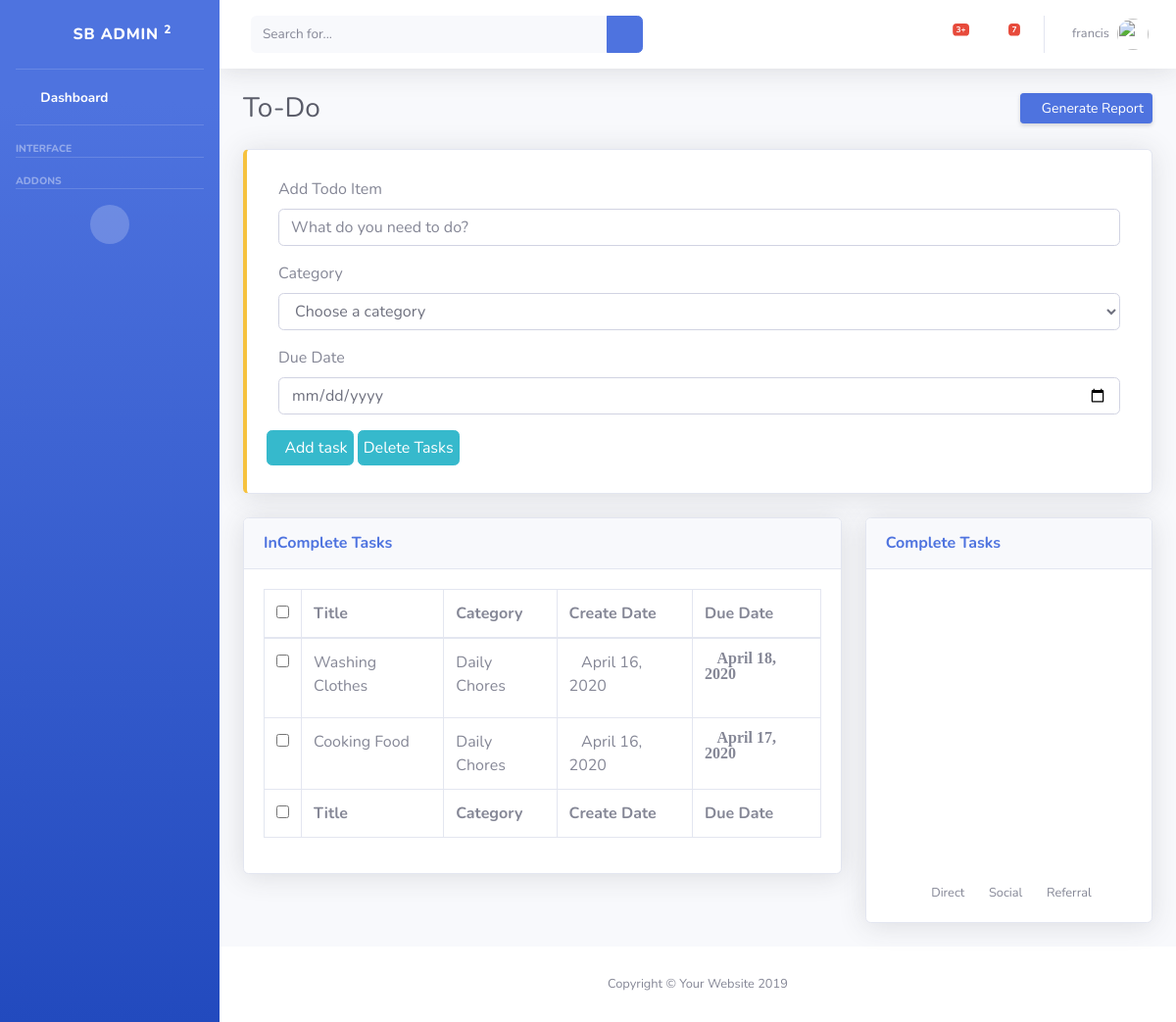
Before: /todo/ (signed in) with the older database file.
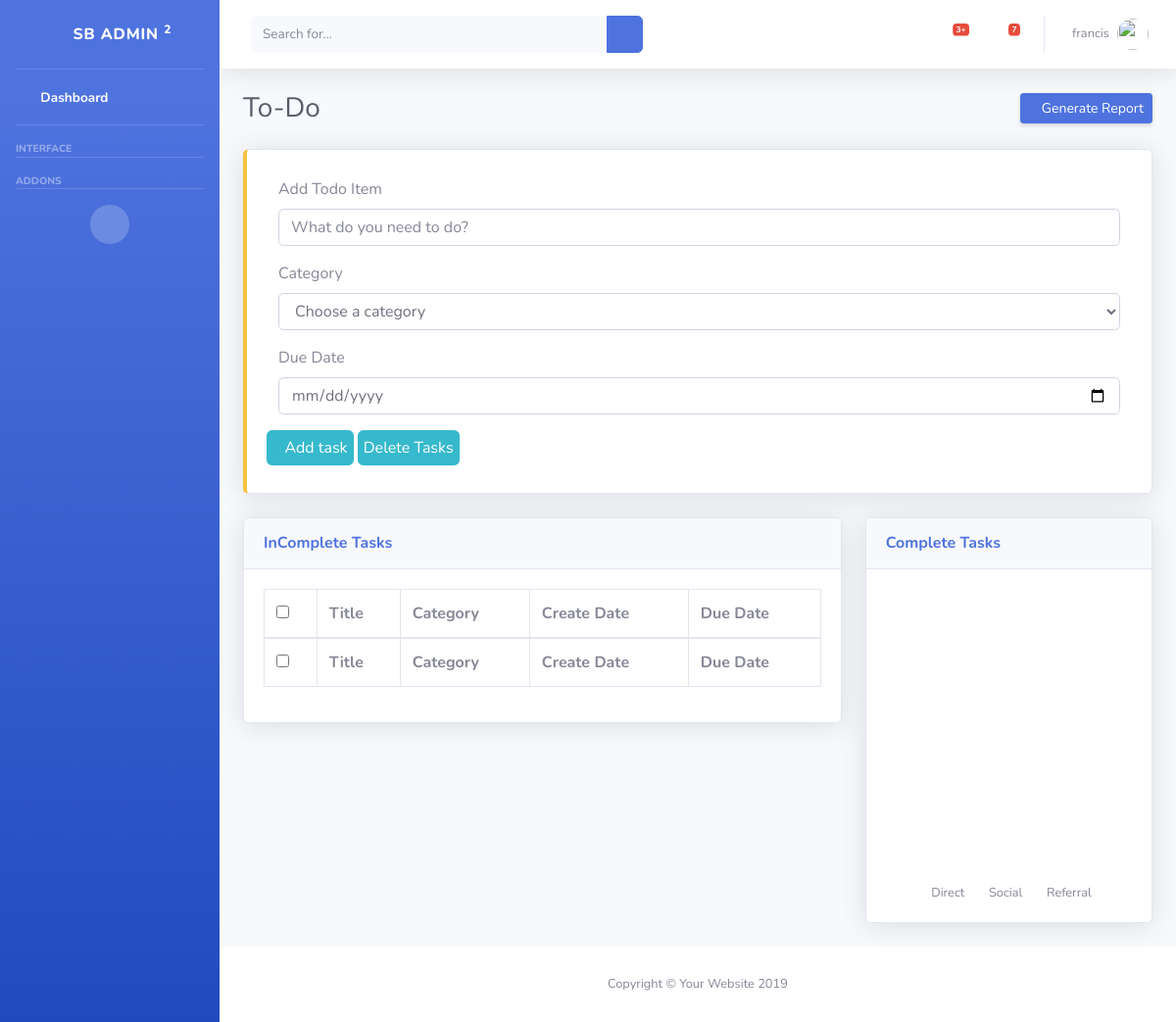
After: the same page with the newer database file.
### usertodo/models.py (models this page shows, shortened)
class Task(models.Model):
    title = models.CharField(max_length=250) # a varchar
    content = models.TextField(blank=True) # a text field
    created = models.DateField(default=timezone.now().strftime("%Y-%m-%d")) # a date
    due_date = models.DateField(default=timezone.now().strftime("%Y-%m-%d")) # a date
    category = models.ForeignKey(Category, default="general", on_delete=models.CASCADE) # a foreignkey
    task_author = models.ForeignKey(User, on_delete=models.CASCADE) #User
    class Meta:
        ordering = ["-created"] #ordering by the created field

class Category(models.Model): # The Category table name that inherits models.Model
	name = models.CharField(max_length=100) #Like a varchar
	class Meta:
		verbose_name = ("Category")
		verbose_name_plural = ("Categories")
	def __str__(self):
		return self.name #name to be shown when called

### usertodo/views.py (the view, shortened to what this page needs)
# urls.py: path('', index, name="all_todo_list"),
@login_required
def index(request):
    author = get_object_or_404(Profile, user=request.user)
    todos = Task.objects.filter(task_author=request.user) #quering all todos with the object manager
    categories = Category.objects.all() #getting all categories with object manager
    context = {
        "todos": todos,
        "categories":categories
    }
    return render(request, 'usertodo/index.html', context)

### templates/usertodo/index.html (shortened to what this page needs)
{% extends "usertodo/base.html" %}
{% load static %}
{% block content %}
<link href="{% static 'users/'%}vendor/datatables/dataTables.bootstrap4.min.css" rel="stylesheet">
<body id="page-top">
  <div id="wrapper">
   {% include "users/dashboard/side_bar.html" %}
    <div id="content-wrapper" class="d-flex flex-column">
      <div id="content">
        <nav class="navbar navbar-expand navbar-light bg-white topbar mb-4 static-top shadow">
          <form class="d-none d-sm-inline-block form-inline mr-auto ml-md-3 my-2 my-md-0 mw-100 navbar-search">
            <div class="input-group">
              <input type="text" class="form-control bg-light border-0 small" placeholder="Search for..." aria-label="Search" aria-describedby="basic-addon2">
              <div class="input-group-append">
                <button class="btn btn-primary" type="button">
                  <i class="fas fa-search fa-sm"></i>
                </button>
              </div>
            </div>
          </form>
          {% include "users/dashboard/top_bar.html" %}
        <div class="container-fluid">
          <div class="d-sm-flex align-items-center justify-content-between mb-4">
            <h1 class="h3 mb-0 text-gray-800">To-Do</h1>
            <a href="#" class="d-none d-sm-inline-block btn btn-sm btn-primary shadow-sm"><i class="fas fa-download fa-sm text-white-50"></i> Generate Report</a>
          </div>
          <div class="row">
            <div class="col-md-12 col-md-6 mb-4">
              <div class="card border-left-warning shadow h-100 py-2">
                <div class="card-body">
                  <div class="row no-gutters align-items-center">
                    <div class="col-md-12 mr-2">
                      <form id="task-form" method="POST">
                        <div class="col-md-12">
                            <div class="form-group">
                               <label>Add Todo Item</label>
                                <input type="text" id="description" class="taskName form-control" placeholder="What do you need to do?" name="description" required>
                            </div>
                            <div class="form-group">
                                  <label for="category">Category</label>
                                  <i class="fa fa-caret-down selectArrow"></i>
                                  <select id="category" class="form-control" name="category_select">
                                  <option class="disabled" value="">Choose a category</option>
                                  </select>
                              </div>
                              <div class="form-group half last right">
                                  <label for="dueDate">Due Date</label>
                                  <input type="date" id="dueDate" class="form-control" name="date">
                              </div>
                              <div class="row">
                                  <button class="taskAdd btn btn-info btn-fill" style="padding:5px;" name="taskAdd" type="submit"><i class="fa fa-plus icon"></i>Add task</button>
                                  <button class="taskDelete btn btn-info btn-fill" style="padding:5px;" name="taskDelete" formnovalidate="" type="submit" onclick="$('input#sublist').click();">Delete Tasks</button>
                              </div>
                          </div>
                     </div>
                  </div>
                </div>
              </div>
            </div>
          </div>
          <div class="row">
            <div class="col-xl-8 col-lg-7">
              <div class="card shadow mb-4">
                <div class="card-header py-3 d-flex flex-row align-items-center justify-content-between">
                  <h6 class="m-0 font-weight-bold text-primary">InComplete Tasks</h6>
                  <div class="dropdown no-arrow">
                    <a class="dropdown-toggle" href="#" role="button" id="dropdownMenuLink" data-toggle="dropdown" aria-haspopup="true" aria-expanded="false">
                      <i class="fas fa-ellipsis-v fa-sm fa-fw text-gray-400"></i>
                    </a>
                  </div>
                </div>
                <div class="card-body">
                <div class="table-responsive">
                 <table class="table table-bordered" id="dataTable" width="100%" cellspacing="0">
                  <thead>
                    <tr>
                      <th><input type="checkbox" class="taskCheckbox" name="checkedbox"></th>
                      <th>Title</th>
                      <th>Category</th>
                      <th>Create Date</th>
                      <th>Due Date</th>
                    </tr>
                  </thead>
                  <tfoot>
                    <tr>
                      <th><input type="checkbox" class="taskCheckbox" name="checkedbox"></th>
                      <th>Title</th>
                      <th>Category</th>
                      <th>Create Date</th>
                      <th>Due Date</th>
                    </tr>
                  </tfoot>
                  <tbody>
                   {% for todo in todos %}
                    <tr>
                      <td><input type="checkbox" class="taskCheckbox" name="checkedbox" id="{{ todo.id }}" value="{{ todo.id }}"></td>
                      <td><label for="{{ todo.id }}"><span class="complete-">{{ todo.title }}</span></label></td>
                      <td><span class="category-{{ todo.category }}">{{ todo.category }}</span></td>
                      <td><i class="fa fa-calendar"></i>{{ todo.created }}</td>
                      <td><i class="fa fa-calendar">{{ todo.due_date }}</td>
                    </tr>
                    {% endfor %}
                    </tbody>
                  </table>
                </div>
              </div>
              </div>
            </div>
            <div class="col-xl-4 col-lg-5">
              <div class="card shadow mb-4">
                <div class="card-header py-3 d-flex flex-row align-items-center justify-content-between">
                  <h6 class="m-0 font-weight-bold text-primary">Complete Tasks</h6>
                  <div class="dropdown no-arrow">
                    <a class="dropdown-toggle" href="#" role="button" id="dropdownMenuLink" data-toggle="dropdown" aria-haspopup="true" aria-expanded="false">
                      <i class="fas fa-ellipsis-v fa-sm fa-fw text-gray-400"></i>
                    </a>
                  </div>
                </div>
                <div class="card-body">
                  <div class="chart-pie pt-4 pb-2">
                    <canvas id="myPieChart"></canvas>
                  </div>
                  <div class="mt-4 text-center small">
                    <span class="mr-2">
                      <i class="fas fa-circle text-primary"></i> Direct
                    </span>
                    <span class="mr-2">
                      <i class="fas fa-circle text-success"></i> Social
                    </span>
                    <span class="mr-2">
                      <i class="fas fa-circle text-info"></i> Referral
                    </span>
                  </div>
                </div>
              </div>
            </div>
          </div>
        </div>
      </div>
      {% include "users/dashboard/footer.html" %}
    </div>
  </div>
{% endblock content %}

### templates/usertodo/base.html (shortened to what this page needs)
{% load static %}
<!DOCTYPE html>
<html lang="en">
<head>
  <link href="{% static 'users/'%}vendor/fontawesome-free/css/all.min.css" rel="stylesheet" type="text/css">
  <link href="{% static 'users/'%}css/sb-admin-2.min.css" rel="stylesheet">
</head>
{% block content %}
{% endblock content %}
</body>
</html>

### templates/users/dashboard/side_bar.html
    <ul class="navbar-nav bg-gradient-primary sidebar sidebar-dark accordion" id="accordionSidebar">
      <a class="sidebar-brand d-flex align-items-center justify-content-center" href="/dashboard/">
        <div class="sidebar-brand-icon rotate-n-15">
          <i class="fas fa-laugh-wink"></i>
        </div>
        <div class="sidebar-brand-text mx-3">SB Admin <sup>2</sup></div>
      </a>
      <hr class="sidebar-divider my-0">
      <li class="nav-item active">
        <a class="nav-link" href="/dashboard/">
          <i class="fas fa-fw fa-tachometer-alt"></i>
          <span>Dashboard</span></a>
      </li>
      <hr class="sidebar-divider">
      <div class="sidebar-heading">
        Interface
      </div>
      <hr class="sidebar-divider">
      <div class="sidebar-heading">
        Addons
      </div>
      <hr class="sidebar-divider d-none d-md-block">
      <div class="text-center d-none d-md-inline">
        <button class="rounded-circle border-0" id="sidebarToggle"></button>
      </div>
    </ul>

### templates/users/dashboard/top_bar.html (shortened to what this page needs)
          <ul class="navbar-nav ml-auto">
            <li class="nav-item dropdown no-arrow mx-1">
              <a class="nav-link dropdown-toggle" href="#" id="alertsDropdown" role="button" data-toggle="dropdown" aria-haspopup="true" aria-expanded="false">
                <i class="fas fa-bell fa-fw"></i>
                <span class="badge badge-danger badge-counter">3+</span>
              </a>
            </li>
            <li class="nav-item dropdown no-arrow mx-1">
              <a class="nav-link dropdown-toggle" href="#" id="messagesDropdown" role="button" data-toggle="dropdown" aria-haspopup="true" aria-expanded="false">
                <i class="fas fa-envelope fa-fw"></i>
                <span class="badge badge-danger badge-counter">7</span>
              </a>
            </li>
            <li class="nav-item dropdown no-arrow">
              <a class="nav-link dropdown-toggle" href="#" id="userDropdown" role="button" data-toggle="dropdown" aria-haspopup="true" aria-expanded="false">
                <span class="mr-2 d-none d-lg-inline text-gray-600 small">{{user.username}}</span>
                <img class="img-profile rounded-circle" src="https://source.unsplash.com/QAB-WJcbgJk/60x60">
              </a>
            </li>
          </ul>
        </nav>

### templates/users/dashboard/footer.html
      <footer class="sticky-footer bg-white">
        <div class="container my-auto">
          <div class="copyright text-center my-auto">
            <span>Copyright &copy; Your Website 2019</span>
          </div>
        </div>
      </footer>

Changed rows visible on the page:
removed Task: title "Washing Clothes", category "Daily Chores", created "April 16, 2020", due_date "April 18, 2020"
removed Task: title "Cooking Food", category "Daily Chores", created "April 16, 2020", due_date "April 17, 2020"
